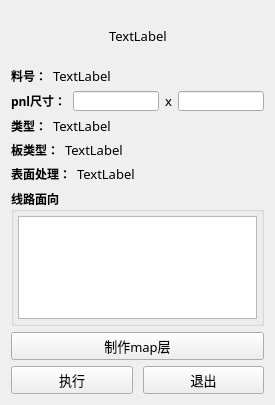
<?xml version="1.0" encoding="UTF-8"?>
<ui version="4.0">
 <class>Form</class>
 <widget class="QWidget" name="Form">
  <property name="geometry">
   <rect>
    <x>0</x>
    <y>0</y>
    <width>275</width>
    <height>405</height>
   </rect>
  </property>
  <property name="font">
   <font>
    <family>微软雅黑</family>
    <pointsize>10</pointsize>
   </font>
  </property>
  <property name="windowTitle">
   <string>单双面板板边脚本</string>
  </property>
  <layout class="QVBoxLayout" name="verticalLayout_2">
   <item>
    <layout class="QHBoxLayout" name="horizontalLayout">
     <item>
      <spacer name="horizontalSpacer">
       <property name="orientation">
        <enum>Qt::Horizontal</enum>
       </property>
       <property name="sizeHint" stdset="0">
        <size>
         <width>40</width>
         <height>20</height>
        </size>
       </property>
      </spacer>
     </item>
     <item>
      <widget class="QLabel" name="label_logo">
       <property name="minimumSize">
        <size>
         <width>0</width>
         <height>50</height>
        </size>
       </property>
       <property name="text">
        <string>TextLabel</string>
       </property>
      </widget>
     </item>
     <item>
      <spacer name="horizontalSpacer_2">
       <property name="orientation">
        <enum>Qt::Horizontal</enum>
       </property>
       <property name="sizeHint" stdset="0">
        <size>
         <width>40</width>
         <height>20</height>
        </size>
       </property>
      </spacer>
     </item>
    </layout>
   </item>
   <item>
    <layout class="QHBoxLayout" name="horizontalLayout_3" stretch="0,1">
     <item>
      <widget class="QLabel" name="label">
       <property name="font">
        <font>
         <family>微软雅黑</family>
         <pointsize>9</pointsize>
         <weight>75</weight>
         <bold>true</bold>
        </font>
       </property>
       <property name="text">
        <string>料号：</string>
       </property>
      </widget>
     </item>
     <item>
      <widget class="QLabel" name="label_jobname">
       <property name="text">
        <string>TextLabel</string>
       </property>
      </widget>
     </item>
    </layout>
   </item>
   <item>
    <layout class="QHBoxLayout" name="horizontalLayout_2">
     <item>
      <widget class="QLabel" name="label_2">
       <property name="font">
        <font>
         <family>微软雅黑</family>
         <pointsize>9</pointsize>
         <weight>75</weight>
         <bold>true</bold>
        </font>
       </property>
       <property name="text">
        <string>pnl尺寸：</string>
       </property>
      </widget>
     </item>
     <item>
      <widget class="QLineEdit" name="lineEdit_pnl_w">
       <property name="maximumSize">
        <size>
         <width>16777215</width>
         <height>20</height>
        </size>
       </property>
       <property name="readOnly">
        <bool>true</bool>
       </property>
      </widget>
     </item>
     <item>
      <widget class="QLabel" name="label_3">
       <property name="text">
        <string>x</string>
       </property>
      </widget>
     </item>
     <item>
      <widget class="QLineEdit" name="lineEdit_pnl_h">
       <property name="maximumSize">
        <size>
         <width>16777215</width>
         <height>20</height>
        </size>
       </property>
       <property name="readOnly">
        <bool>true</bool>
       </property>
      </widget>
     </item>
    </layout>
   </item>
   <item>
    <layout class="QHBoxLayout" name="horizontalLayout_4" stretch="0,1">
     <item>
      <widget class="QLabel" name="label_4">
       <property name="font">
        <font>
         <family>微软雅黑</family>
         <pointsize>9</pointsize>
         <weight>75</weight>
         <bold>true</bold>
        </font>
       </property>
       <property name="text">
        <string>类型：</string>
       </property>
      </widget>
     </item>
     <item>
      <widget class="QLabel" name="label_type">
       <property name="cursor">
        <cursorShape>PointingHandCursor</cursorShape>
       </property>
       <property name="text">
        <string>TextLabel</string>
       </property>
      </widget>
     </item>
    </layout>
   </item>
   <item>
    <layout class="QHBoxLayout" name="horizontalLayout_5" stretch="0,1">
     <item>
      <widget class="QLabel" name="label_5">
       <property name="font">
        <font>
         <family>微软雅黑</family>
         <pointsize>9</pointsize>
         <weight>75</weight>
         <bold>true</bold>
        </font>
       </property>
       <property name="text">
        <string>板类型：</string>
       </property>
      </widget>
     </item>
     <item>
      <widget class="QLabel" name="label_product">
       <property name="text">
        <string>TextLabel</string>
       </property>
      </widget>
     </item>
    </layout>
   </item>
   <item>
    <layout class="QHBoxLayout" name="horizontalLayout_6" stretch="0,1">
     <item>
      <widget class="QLabel" name="label_6">
       <property name="font">
        <font>
         <family>微软雅黑</family>
         <pointsize>9</pointsize>
         <weight>75</weight>
         <bold>true</bold>
        </font>
       </property>
       <property name="text">
        <string>表面处理：</string>
       </property>
      </widget>
     </item>
     <item>
      <widget class="QLabel" name="label_treatment">
       <property name="text">
        <string>TextLabel</string>
       </property>
      </widget>
     </item>
    </layout>
   </item>
   <item>
    <widget class="QGroupBox" name="groupBox">
     <property name="font">
      <font>
       <family>微软雅黑</family>
       <pointsize>9</pointsize>
       <weight>75</weight>
       <bold>true</bold>
      </font>
     </property>
     <property name="title">
      <string>线路面向</string>
     </property>
     <layout class="QVBoxLayout" name="verticalLayout">
      <property name="leftMargin">
       <number>4</number>
      </property>
      <property name="topMargin">
       <number>4</number>
      </property>
      <property name="rightMargin">
       <number>4</number>
      </property>
      <property name="bottomMargin">
       <number>4</number>
      </property>
      <item>
       <widget class="QTableWidget" name="tableWidget">
        <property name="font">
         <font>
          <family>微软雅黑</family>
          <pointsize>10</pointsize>
          <weight>50</weight>
          <bold>false</bold>
         </font>
        </property>
       </widget>
      </item>
     </layout>
    </widget>
   </item>
   <item>
    <widget class="QPushButton" name="pushButton_make_map">
     <property name="cursor">
      <cursorShape>PointingHandCursor</cursorShape>
     </property>
     <property name="text">
      <string>制作map层</string>
     </property>
    </widget>
   </item>
   <item>
    <layout class="QHBoxLayout" name="horizontalLayout_7">
     <property name="spacing">
      <number>10</number>
     </property>
     <item>
      <widget class="QPushButton" name="pushButton_run">
       <property name="cursor">
        <cursorShape>PointingHandCursor</cursorShape>
       </property>
       <property name="text">
        <string>执行</string>
       </property>
      </widget>
     </item>
     <item>
      <widget class="QPushButton" name="pushButton_exit">
       <property name="cursor">
        <cursorShape>PointingHandCursor</cursorShape>
       </property>
       <property name="text">
        <string>退出</string>
       </property>
      </widget>
     </item>
    </layout>
   </item>
  </layout>
 </widget>
 <resources/>
 <connections/>
</ui>
